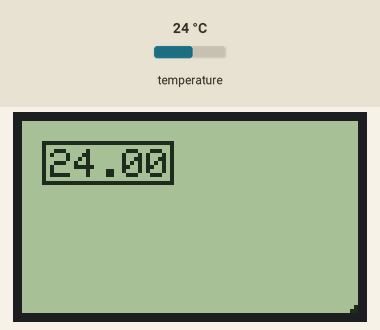
Recording of a sketch running on a simulated Arduino Uno, built with avr-gcc and run on an emulated ATmega328P. On the bench: 84×48 one-colour display. The test bench sets the inputs (shaded band); at power-on: temperature 24 °C.

Above: at 2.2 s.
2.3 s: temperature set to 28 °C
At 13.4 s:
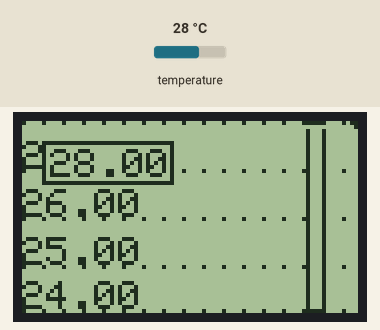
Timing chart, 0 to 14.9 s (numbered marks = the images above; inputs shaded):
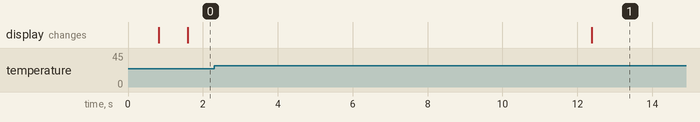

Measured:
- after the input at 2.3 s, the display: changes after 10.1 s (image 1)

The sketch:

ohlc_nokia_random_ds18b20.ino
```cpp
// (licence header left out)
#include <Adafruit_GFX.h>
#include <Adafruit_PCD8544.h>
#include "candlestick.h"
#include <OneWire.h>
#include <DallasTemperature.h>

// Speed
// define SPEED_HOURS in normal conditions
// undef it in fast demo
#define SPEED_HOURS

#ifdef SPEED_HOURS
  // 10 secs between measurements
  #define MEASURE_DELAY 10000L
#else
  #define MEASURE_DELAY 200
#endif

// Data wire is plugged into port 2 on the Arduino
#define ONE_WIRE_BUS 2
#define TEMPERATURE_PRECISION 12

OneWire oneWire(ONE_WIRE_BUS);
DallasTemperature sensors(&oneWire);

// use your DS18B20 address
const DeviceAddress da[]={
  {0x28,0x49,0xBD,0x44,0x06,0x00,0x00,0x61}  // sensor 0
};

const int dacount=sizeof(da)/sizeof(DeviceAddress);

// Software SPI (slower updates, more flexible pin options):
// pin 7 - Serial clock out (SCLK)
// pin 6 - Serial data out (DIN)
// pin 5 - Data/Command select (D/C)
// pin 4 - LCD chip select (CS)
// pin 3 - LCD reset (RST)
Adafruit_PCD8544 display = Adafruit_PCD8544(7, 6, 5, 4, 3);

#ifdef SPEED_HOURS
  // 12 bars, 60 min/bar, bar renderer
  OHLCChart<double, 12, 60000L*60, OHLCNokia5110BarRender<double> > ohlc;
#else
  // 12 bars, 10 sec/bar, bar renderer
  OHLCChart<double, 12, 10000L, OHLCNokia5110BarRender<double> > ohlc;
#endif

double value=0.;

void setup() {
  Serial.begin(9600);

  // DS18B20
  sensors.begin();
  sensors.setResolution(da[0], TEMPERATURE_PRECISION);
  sensors.requestTemperatures();
  value = sensors.getTempC(da[0]);

  // connect renderer to Nokia 5110
  ohlc.getRender().setDisplay(&display);
  ohlc.setGridStep(1.);

  // Nokia 5110 init
  display.begin();
  display.setContrast(60);
  display.clearDisplay();
  display.display();
}

void loop() {
  sensors.requestTemperatures();
  value = sensors.getTempC(da[0]);
  //Serial.println(value);
  ohlc.addValue(value);

  // render chart
  display.clearDisplay();
  // draw candlesticks
  ohlc.draw();
  // draw last value
  display.fillRect(5,5,5+5*5+3,11,BLACK);
  display.fillRect(6,6,5+5*5+1,9,WHITE);
  display.setCursor(7,7);
  display.print(value);
  // draw indicator
  int _v=fmap(value,ohlc.minimum,ohlc.maximum,0.,47.);
  display.drawLine(82,47-_v,83,47-_v,BLACK);
  display.drawLine(83,47-_v+1,83,47-_v-1,BLACK);
  display.display();

  delay(MEASURE_DELAY); // 5 values/second
}
```

candlestick.h
```cpp
// (licence header left out)
template<typename ohlcvalue>
ohlcvalue fmap(ohlcvalue x, ohlcvalue in_min, ohlcvalue in_max, ohlcvalue out_min, ohlcvalue out_max)
{
  return (x - in_min) * (out_max - out_min) / (in_max - in_min) + out_min;
}

///
/// One OHLC bar data
///
template<typename ohlcvalue>
struct OHLCData {
  ohlcvalue o;
  ohlcvalue h;
  ohlcvalue l;
  ohlcvalue c;
};

///
/// Serial port renderer
///
template<typename ohlcvalue>
class OHLCSerialRender {
public:
  void drawHeader() {
    Serial.println("###");
    }
  void drawGrid(ohlcvalue minimum, ohlcvalue maximum, ohlcvalue grid_step) {
    }
  void drawBar(int pos, OHLCData<ohlcvalue> *value, ohlcvalue minimum, ohlcvalue maximum) {
    Serial.print(pos);
    Serial.print(",");
    Serial.print(value->o);
    Serial.print(",");
    Serial.print(value->h);
    Serial.print(",");
    Serial.print(value->l);
    Serial.print(",");
    Serial.print(value->c);
    Serial.println("");
    }
  void drawFooter() {}
};

///
/// Nokia 5110 base renderer
///
template<class ohlcvalue>
class OHLCNokia5110BaseRender {
protected:
  Adafruit_PCD8544 *display;
public:
  OHLCNokia5110BaseRender() : display(NULL) {}

  void drawHeader() {}
  void drawFooter() {}
  void setDisplay(Adafruit_PCD8544 *d) {display=d;}
  void drawGrid(ohlcvalue minimum, ohlcvalue maximum, ohlcvalue grid_step) {
    const int HEIGHT = 47;
    int dv = minimum / grid_step;
    int _gs = fmap(minimum+grid_step,minimum,maximum,(ohlcvalue)0,(ohlcvalue)HEIGHT);
    ohlcvalue bg = (dv + 0) * grid_step;
    for(ohlcvalue i = bg;i<maximum+grid_step;i+=grid_step) {
      for(int j=0;j<=84;j+=5)
        display->drawPixel(j,HEIGHT-(int)fmap(i,minimum,maximum,(ohlcvalue)0,(ohlcvalue)HEIGHT),BLACK);
      if(_gs>7) { // not too dense
        display->setCursor(0,HEIGHT-(int)fmap(i,minimum,maximum,(ohlcvalue)0,(ohlcvalue)HEIGHT)-7);
        display->print(i);
        }
      }
    }
};

///
/// Nokia 5110 Line Candlestick renderer
///
template<typename ohlcvalue>
class OHLCNokia5110LineRender : public OHLCNokia5110BaseRender<ohlcvalue> {
public:
  void drawBar(int pos, OHLCData<ohlcvalue> *bar, ohlcvalue minimum, ohlcvalue maximum) {
    if(this->display==NULL)
      return;
    if(minimum==maximum)
      return;

    OHLCData<ohlcvalue> _bar=*bar;

    int START = 5 + pos * 6;
    const int BW = 2;
    const int HEIGHT = 47;

    // transformation
    _bar.o = fmap(_bar.o,minimum,maximum,(ohlcvalue)0,(ohlcvalue)HEIGHT);
    _bar.h = fmap(_bar.h,minimum,maximum,(ohlcvalue)0,(ohlcvalue)HEIGHT);
    _bar.l = fmap(_bar.l,minimum,maximum,(ohlcvalue)0,(ohlcvalue)HEIGHT);
    _bar.c = fmap(_bar.c,minimum,maximum,(ohlcvalue)0,(ohlcvalue)HEIGHT);

    // open
    this->display->drawLine(START,HEIGHT-_bar.o,START+1*BW,HEIGHT-_bar.o,BLACK);

    // high - low
    this->display->drawLine(START+1*BW,HEIGHT-_bar.h,START+1*BW,HEIGHT-_bar.l,BLACK);

    // close
    this->display->drawLine(START+1*BW,HEIGHT-_bar.c,START+2*BW,HEIGHT-_bar.c,BLACK);
    }
};

///
/// Nokia 5110 Bar Candlestick renderer
///
template<class ohlcvalue>
class OHLCNokia5110BarRender : public OHLCNokia5110BaseRender<ohlcvalue> {
public:
  void drawBar(int pos, OHLCData<ohlcvalue> *bar, ohlcvalue minimum, ohlcvalue maximum) {
    if(this->display==NULL)
      return;
    if(minimum==maximum)
      return;

    OHLCData<ohlcvalue> _bar=*bar;

    int START = 5 + pos * 6;
    const int BW = 2;
    const int HEIGHT = 47;
    int top;
    int bottom;

    // transformation
    _bar.o = fmap(_bar.o,minimum,maximum,(ohlcvalue)0,(ohlcvalue)HEIGHT);
    _bar.h = fmap(_bar.h,minimum,maximum,(ohlcvalue)0,(ohlcvalue)HEIGHT);
    _bar.l = fmap(_bar.l,minimum,maximum,(ohlcvalue)0,(ohlcvalue)HEIGHT);
    _bar.c = fmap(_bar.c,minimum,maximum,(ohlcvalue)0,(ohlcvalue)HEIGHT);

    if(_bar.o < _bar.c) {
      top = _bar.c;
      bottom = _bar.o;
    } else {
      top = _bar.o;
      bottom = _bar.c;
    }

    // high
    this->display->drawLine(START+1*BW,HEIGHT-_bar.h,START+1*BW,HEIGHT-top,BLACK);

    // low
    this->display->drawLine(START+1*BW,HEIGHT-_bar.l,START+1*BW,HEIGHT-bottom,BLACK);

    // bar
    if(_bar.o < _bar.c) {
      this->display->fillRect(START,HEIGHT-bottom,2*BW+1,bottom-top+1,WHITE);
      this->display->drawRect(START,HEIGHT-bottom,2*BW+1,bottom-top+1,BLACK);
      }
    else
      this->display->fillRect(START,HEIGHT-bottom,2*BW+1,bottom-top+1,BLACK);
    }
};

///
/// OHLC recorder and renderer
/// ohlcvalue - int or float
/// len - number of bars
/// stp - time window (10000 = 10 seconds)
/// renderclass - which renderer we want to use
///
template<typename ohlcvalue, const int len, const long stp, typename renderclass>
class OHLCChart {
  OHLCData<ohlcvalue> data[len];
  const unsigned long ohlc_step;
  int ohlc_first;
  OHLCData<ohlcvalue> *last;
  unsigned long ohlc_next_step;
  renderclass render;
  ohlcvalue grid_step;

public:
  ohlcvalue minimum;
  ohlcvalue maximum;

  OHLCChart() : ohlc_step(stp), ohlc_first(len), ohlc_next_step(0) {
    last = data + (len - 1);
  }

  renderclass& getRender() {
    return render;
  }

  void setGridStep(ohlcvalue value) {
    grid_step = value;
  }

  boolean addValue(ohlcvalue v) {
    unsigned long m=millis();
    if(m>ohlc_next_step) {
      if(ohlc_first>0)
        ohlc_first--;
      for(int i=0;i<(len-1);i++)
        data[i] = data[i+1];
      last->o = v;
      last->h = v;
      last->l = v;
      last->c = v;
      ohlc_next_step+=ohlc_step;
      return true;
    } else {
      if(last->h<v)
        last->h=v;
      if(last->l>v)
        last->l=v;
      last->c=v;
    }
  return false;
  }

  void draw() {
    render.drawHeader();
    if(ohlc_first!=len) {
      minimum = data[ohlc_first].l;
      maximum = data[ohlc_first].h;
      for(int i=ohlc_first+1;i<len;i++) {
        if(data[i].l<minimum)
          minimum = data[i].l;
        if(data[i].h>maximum)
          maximum = data[i].h;
      }
      if(grid_step>0 && minimum!=maximum)
        render.drawGrid(minimum,maximum,grid_step);
    }
    for(int i=ohlc_first;i<len;i++)
      render.drawBar(i,data+i,minimum,maximum);
    render.drawFooter();
  }

};
```
